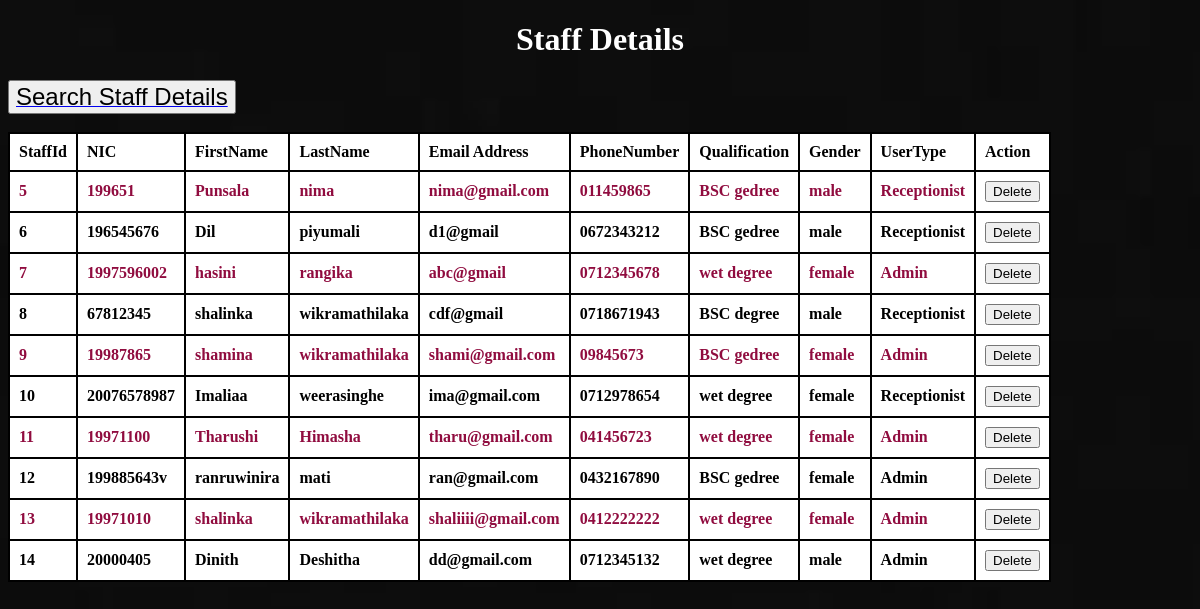
The page /Hasini/Admin/StaffRegSelect.php on the database its author committed.
### tables this page shows
CREATE TABLE `staffdetails` (
  `StaffId` int(11) NOT NULL,
  `NIC` varchar(20) NOT NULL,
  `FirstName` varchar(50) NOT NULL,
  `LastName` varchar(50) NOT NULL,
  `EmailAddress` varchar(50) NOT NULL,
  `PhoneNumber` varchar(20) NOT NULL,
  `Qualification` varchar(200) NOT NULL,
  `Gender` varchar(10) NOT NULL,
  `UserType` varchar(20) NOT NULL
);

### Hasini/Admin/StaffRegSelect.php (the view, shortened to what this page needs)
<!DOCTYPE html>
<html>
<head>
<link rel = "stylesheet" type="text/css" href = "styles/table2XYZ.css">
</head>
<body>
		<center><h1><font color="white"><b>Staff Details</center></b><font/></h1>
		<div class="sidenav">
<button class="button" style ="float:center"><a href="FilterStaffReg.php"><font size="5em",font color="black">Search Staff Details</font></a></button>
</div>
<br>
</body>
</html>
<?php
	require_once('config.php');
$sql = "SELECT StaffId, NIC,FirstName,LastName,EmailAddress,PhoneNumber,Qualification,Gender,UserType FROM staffdetails";
$result = $conn->query($sql);
if ($result->num_rows > 0) {
	echo "<table border='1'>
	<th>StaffId</th>
	<th>NIC</th>
	<th>FirstName</th>
	<th>LastName</th>
	<th>Email Address</th>
	<th>PhoneNumber</th>
	<th>Qualification</th>
	<th>Gender</th>
	<th>UserType</th>
	<th>Action</th></tr>";
    while($row = $result->fetch_assoc()) {
		echo "<tr>";
		echo "<td>" . $row['StaffId'] . "</td>";
		echo "<td>" . $row['NIC'] . "</td>";
		echo "<td>" . $row['FirstName'] . "</td>";
		echo "<td>" . $row['LastName'] . "</td>";
		echo "<td>" . $row['EmailAddress'] . "</td>";
		echo "<td>" . $row['PhoneNumber'] . "</td>";
		echo "<td>" . $row['Qualification'] . "</td>";
		echo "<td>" . $row['Gender'] . "</td>";
		echo "<td>" . $row['UserType'] . "</td>";
		echo "<td><input type=\"button\" value=\"Delete\" name=\"delete\" onclick=\"location.href = 'Delete1.php?id=" . $row['StaffId'] . "';\"></td>";
		echo "</tr>";
  }
    echo "</table>";
} else {
    echo "0 results";
}
?>

### Hasini/Admin/styles/table2XYZ.css (style rules this page uses)
table, th, td { border: 2px solid black; border-collapse: collapse; }
th, td { padding: 9px; }
th { text-align: left; }
table tr:nth-child(even) { background-color:#ffffff; color: #900C3F; font-family:Lucida Sans Unicode; font-size:1em; }
table tr:nth-child(odd) { background-color:#ffffff; color: black; font-family:Lucida Sans Unicode; font-size:1em; }
table th { color: black; font-size:1em; background-color: white; font-family:Time New Roman; }
table tr { font-size:1em; font-weight:bold; }

### Hasini/Admin/StaffRegSelect.php (style rules this page uses)
body { background:url(images/images11.jpg); background-size:120% 175%; background-repeat:no-repeat; }

### rows shown on the page
staffdetails: StaffId "5", NIC "199651", FirstName "Punsala", LastName "nima", EmailAddress "nima@gmail.com", PhoneNumber "011459865", Qualification "BSC gedree", Gender "male", UserType "Receptionist"
staffdetails: StaffId "6", NIC "196545676", FirstName "Dil", LastName "piyumali", EmailAddress "d1@gmail", PhoneNumber "0672343212", Qualification "BSC gedree", Gender "male", UserType "Receptionist"
staffdetails: StaffId "7", NIC "1997596002", FirstName "hasini", LastName "rangika", EmailAddress "abc@gmail", PhoneNumber "0712345678", Qualification "wet degree", Gender "female", UserType "Admin"
staffdetails: StaffId "8", NIC "67812345", FirstName "shalinka", LastName "wikramathilaka", EmailAddress "cdf@gmail", PhoneNumber "0718671943", Qualification "BSC degree", Gender "male", UserType "Receptionist"
staffdetails: StaffId "9", NIC "19987865", FirstName "shamina", LastName "wikramathilaka", EmailAddress "shami@gmail.com", PhoneNumber "09845673", Qualification "BSC gedree", Gender "female", UserType "Admin"
staffdetails: StaffId "10", NIC "20076578987", FirstName "Imaliaa", LastName "weerasinghe", EmailAddress "ima@gmail.com", PhoneNumber "0712978654", Qualification "wet degree", Gender "female", UserType "Receptionist"
staffdetails: StaffId "11", NIC "19971100", FirstName "Tharushi", LastName "Himasha", EmailAddress "tharu@gmail.com", PhoneNumber "041456723", Qualification "wet degree", Gender "female", UserType "Admin"
staffdetails: StaffId "12", NIC "199885643v", FirstName "ranruwinira", LastName "mati", EmailAddress "ran@gmail.com", PhoneNumber "0432167890", Qualification "BSC gedree", Gender "female", UserType "Admin"
staffdetails: StaffId "13", NIC "19971010", FirstName "shalinka", LastName "wikramathilaka", EmailAddress "shaliiii@gmail.com", PhoneNumber "0412222222", Qualification "wet degree", Gender "female", UserType "Admin"
staffdetails: StaffId "14", NIC "20000405", FirstName "Dinith", LastName "Deshitha", EmailAddress "dd@gmail.com", PhoneNumber "0712345132", Qualification "wet degree", Gender "male", UserType "Admin"
